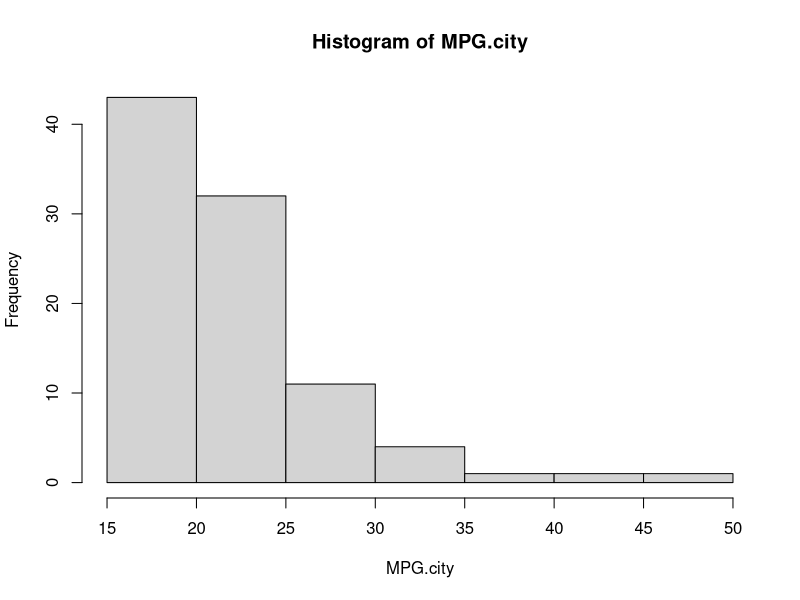

Recreate this plot in R. (Note: this script raises an error after producing the figure.)
library(MASS)

data("Cars93")
View(Cars93)
attach(Cars93)
hist(MPG.city)
ks.test(MPG.city, "gamma")
model1<-glm(MPG.city~Price+Cylinders+
              EngineSize+Horsepower+RPM+Man.trans.avail+
              Wheelbase+Wei0ght, family = "Gamma"(link = "log"), 
            data = Cars93)
model1
summary(model1)
k<-sample(1:nrow(Cars93), 20, replace = T)
k
colnames(Cars93)
test<-Cars93[k,c(5,11,12,13,14,16,20,25)]
test
pred<-predict.glm(model1, test, type = "response")
pred
actual<-Cars93[k,7]
actual
se<-sqrt(mean((actual-pred)^2))
se
cbind(actual, pred)
cbind(Cars93[,7], pred)
plot(actual, pred)

#####

library(MASS)

data("Cars93")
View(Cars93)
attach(Cars93)
hist(Length)
ks.test(Length, "gamma")
model2<-glm(Length~Price+MPG.city+Cylinders+
              EngineSize+Horsepower+RPM+Man.trans.avail+
              Wheelbase+Width+Weight, family = "Gamma"(link = "log"), 
            data = Cars93)
model2
summary(model2)
k1<-sample(1:nrow(Cars93), 20, replace = T)
k1
colnames(Cars93)
test1<-Cars93[k1,c(5,7,11,12,13,14,16,20,21,25)]
test1
pred1<-predict.glm(model1, test1, type = "response")
pred1
actual1<-Cars93[k1,7]
actual1
se<-sqrt(mean((actual1-pred1)^2))
se
cbind(actual1, pred1)
cbind(Cars93[,7], pred1)
plot(actual1, pred1)


#####



k<-sample(1:nrow(Cars93), 20, replace = T)
k
colnames(Cars93)
test<-Cars93[k,c(5,11,12,13,14,16,20,25)]
test
pred<-predict.glm(model1, test, type = "response")
pred
actual<-Cars93[k,7]
actual
se<-sqrt(mean((actual-pred)^2))
se
cbind(actual, pred)
cbind(Cars93[,7], pred)
plot(actual, pred)
model12



aic3<-AIC(model3)
aic<-c(aic1,aic2,aic3)
aic<-(aic-min(aic))/sd(aic)

p2<-predict(model2, type = "response")
se2<-sqrt(mean((actual-p2)^2))
p3<-predict(model3, type = "response")
se3<-sqrt(mean((actual-p3)^2))
















